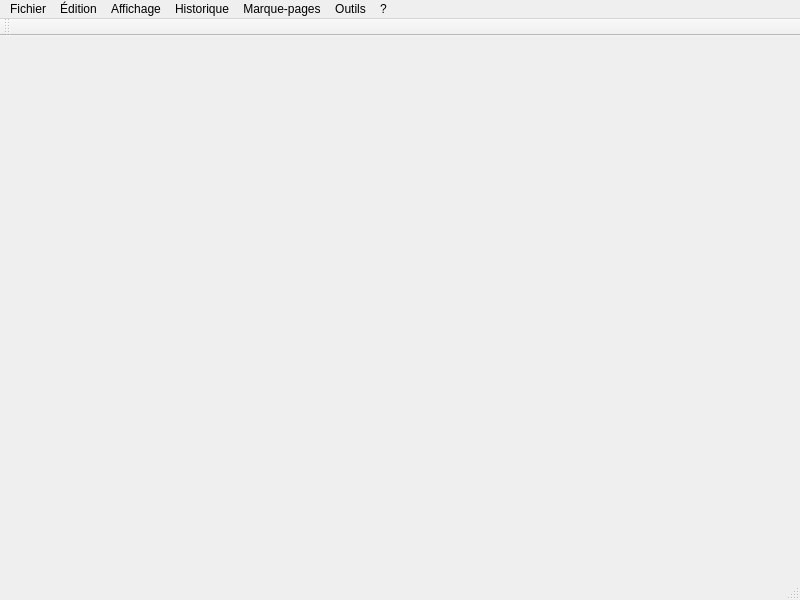
<?xml version="1.0" encoding="UTF-8"?>
<ui version="4.0">
 <class>MainWindow</class>
 <widget class="QMainWindow" name="MainWindow">
  <property name="geometry">
   <rect>
    <x>0</x>
    <y>0</y>
    <width>800</width>
    <height>600</height>
   </rect>
  </property>
  <property name="windowTitle">
   <string>MainWindow</string>
  </property>
  <widget class="QWidget" name="centralwidget"/>
  <widget class="QStatusBar" name="statusBar">
   <property name="enabled">
    <bool>true</bool>
   </property>
   <property name="sizeGripEnabled">
    <bool>true</bool>
   </property>
  </widget>
  <widget class="QMenuBar" name="menuBar">
   <property name="enabled">
    <bool>true</bool>
   </property>
   <property name="geometry">
    <rect>
     <x>0</x>
     <y>0</y>
     <width>800</width>
     <height>21</height>
    </rect>
   </property>
   <property name="defaultUp">
    <bool>false</bool>
   </property>
   <property name="nativeMenuBar">
    <bool>false</bool>
   </property>
   <widget class="QMenu" name="menuTest">
    <property name="title">
     <string>Fichier</string>
    </property>
    <addaction name="actionNouvel_onglet"/>
    <addaction name="actionNouvelle_fen_tre"/>
    <addaction name="actionOuvrir_un_fichier"/>
   </widget>
   <widget class="QMenu" name="menu_dition">
    <property name="title">
     <string>Édition</string>
    </property>
   </widget>
   <widget class="QMenu" name="menuAffichage">
    <property name="title">
     <string>Affichage</string>
    </property>
   </widget>
   <widget class="QMenu" name="menuHistorique">
    <property name="title">
     <string>Historique</string>
    </property>
   </widget>
   <widget class="QMenu" name="menuMarque_pages">
    <property name="title">
     <string>Marque-pages</string>
    </property>
   </widget>
   <widget class="QMenu" name="menuOutils">
    <property name="title">
     <string>Outils</string>
    </property>
   </widget>
   <widget class="QMenu" name="menu">
    <property name="title">
     <string>?</string>
    </property>
    <addaction name="action_propos"/>
   </widget>
   <addaction name="menuTest"/>
   <addaction name="menu_dition"/>
   <addaction name="menuAffichage"/>
   <addaction name="menuHistorique"/>
   <addaction name="menuMarque_pages"/>
   <addaction name="menuOutils"/>
   <addaction name="menu"/>
  </widget>
  <widget class="QToolBar" name="toolBar">
   <property name="windowTitle">
    <string>toolBar</string>
   </property>
   <attribute name="toolBarArea">
    <enum>TopToolBarArea</enum>
   </attribute>
   <attribute name="toolBarBreak">
    <bool>false</bool>
   </attribute>
  </widget>
  <action name="actionNouvel_onglet">
   <property name="text">
    <string>Nouvel onglet</string>
   </property>
  </action>
  <action name="actionNouvelle_fen_tre">
   <property name="text">
    <string>Nouvelle fenêtre</string>
   </property>
  </action>
  <action name="actionOuvrir_un_fichier">
   <property name="text">
    <string>Ouvrir un fichier</string>
   </property>
  </action>
  <action name="action_propos">
   <property name="text">
    <string>À propos</string>
   </property>
  </action>
 </widget>
 <resources/>
 <connections/>
</ui>
